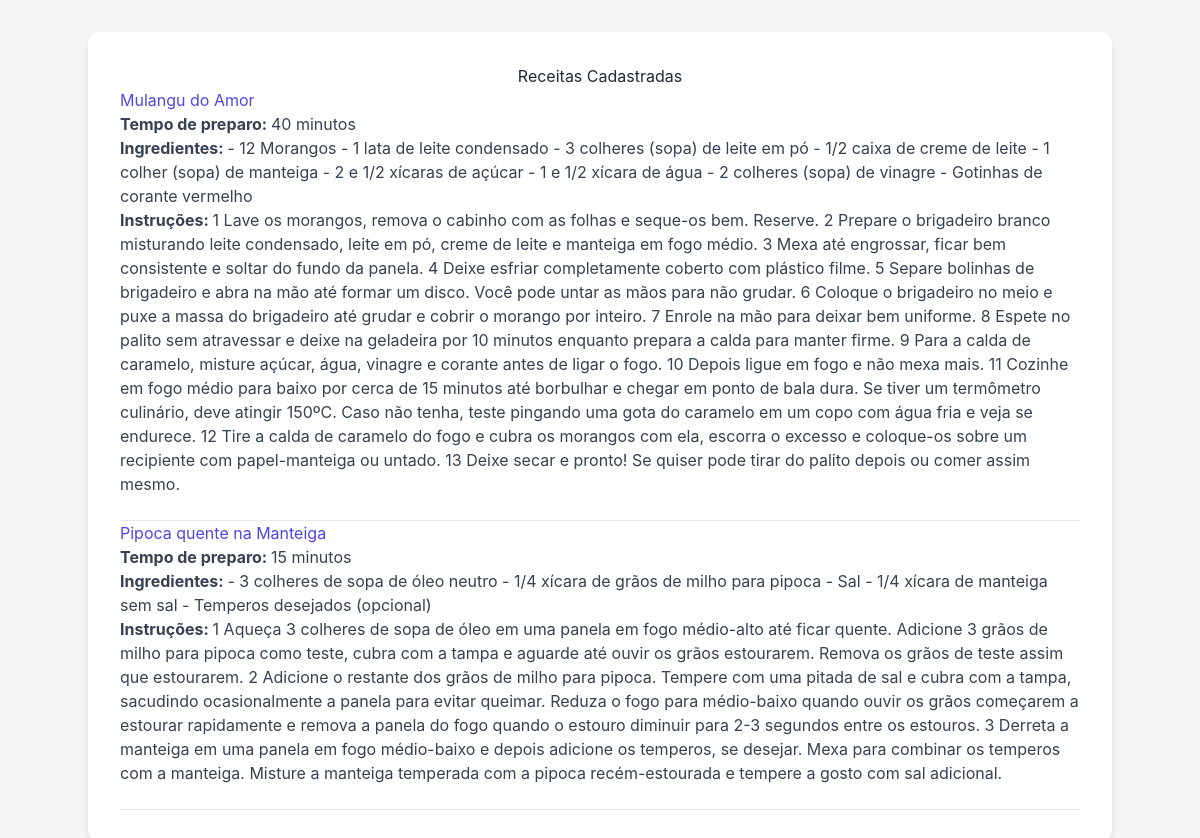
Page /recipes/ on the earlier database version.
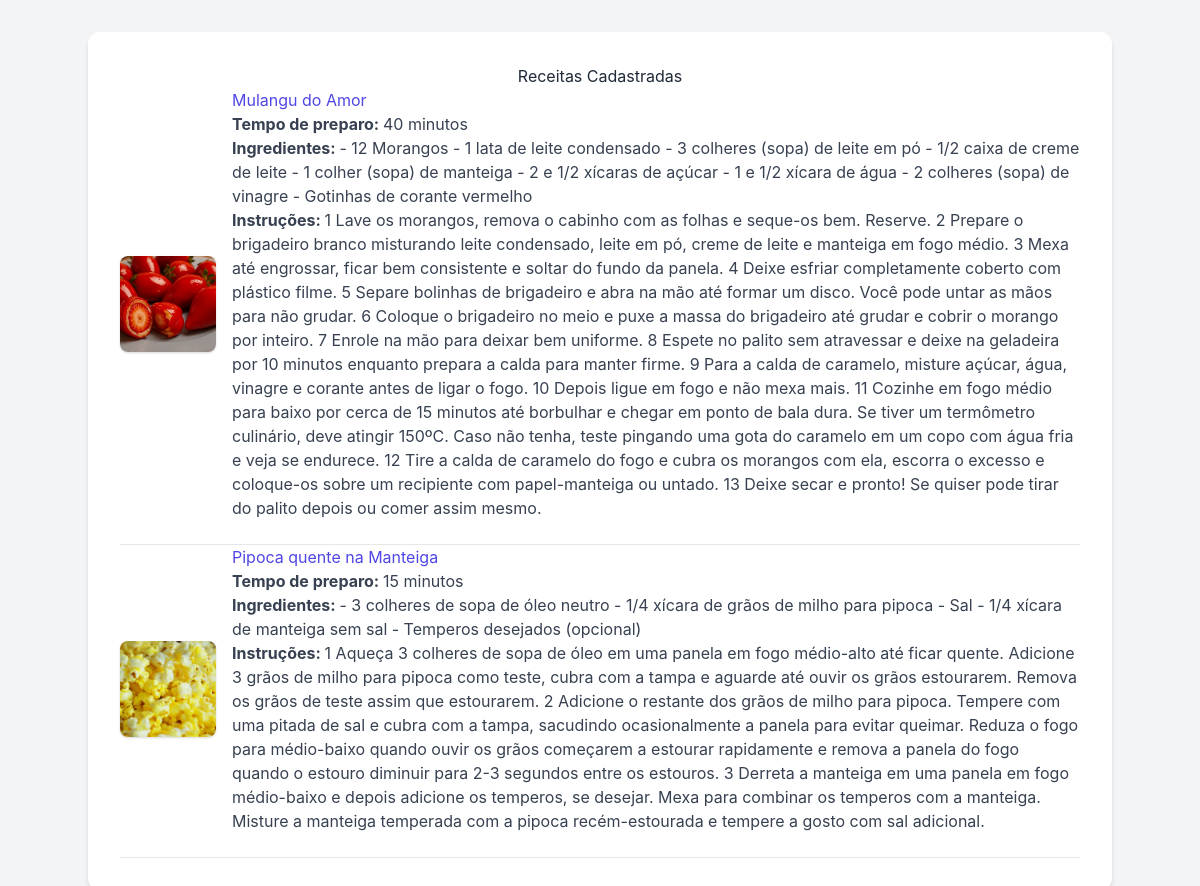
Same page on the later database version.
### recipes/models.py (models this page shows, shortened)
class Recipe(models.Model):
    title = models.CharField(max_length=200)
    ingredients = models.TextField()
    instructions = models.TextField()
    cooking_time = models.IntegerField(help_text="Tempo em minutos")
    image = models.ImageField(upload_to='recipes/', blank=True, null=True) #upload_to='recipes/' significa que as imagens serão salvas em MEDIA_TOOR/recipes
    class Meta:
        verbose_name_plural = "Recipes"

### recipes/views.py (the view)
# urls.py: path('', views.recipe_list, name='recipe_list'), # Nova view para listar - Define a URL e nomeia ela como 'recipe_detail'
def recipe_list(request):
    recipes = Recipe.objects.all()
    return render(request, 'recipes/recipe_list.html', {'recipes':recipes})

### recipes/templates/recipes/recipe_list.html (shortened to what this page needs)
<!DOCTYPE html>
<html lang="pt-br">
<head>
    <script src="https://cdn.tailwindcss.com"></script>
</head>
<body>
    <div class="container">
        <h1>Receitas Cadastradas</h1>
        {% for recipe in recipes %}
            <div class="recipe-item">
                {% if recipe.image %}
                    <img src="{{ recipe.image.url }}" alt="">
                {% endif %}
                <div class="recipe-content">
                    <h2><a href="{% url 'recipe_detail' recipe.pk %}">{{ recipe.title }}</a></h2>
                    <p><strong>Tempo de preparo: </strong>{{ recipe.cooking_time }} minutos</p>
                    <p><strong>Ingredientes: </strong> {{  recipe.ingredients  }}</p>
                    <p><strong>Instruções: </strong> {{  recipe.instructions  }}</p>
                </div>
            </div>
            <hr>
        {% empty %}
            <p class="empty-message">Nenhuma receita cadastrada.</p>
        {% endfor %}
    </div>
</body>
</html>

### recipes/templates/recipes/recipe_list.html (style rules this page uses)
body { font-family:'Inter', sans-serif; background-color: #f3f4f6; color: #374151; line-height: 1.6;; }
.container { max-width: 800px; margin: 2rem auto; padding: 2rem; background-color: #ffffff; border-radius: 0.75rem; ; box-shadow: 0 4px 6px -1px rgba(0, 0, 0 , 0.1), 0 2px 4px -1px rgba(0, 0, 0, 0.06); }
h1 { color: #1f2937; font-size: 2.25rem; ; font-weight: 700; ; margin-bottom: 1.5rem; text-align: center; }
.recipe-item { display: flex; align-items: center; gap: 1rem; margin-bottom: 1.5rem; }
.recipe-item img { width: 96px; height: 96px; object-fit: cover; border-radius: 0.5rem; box-shadow: 0 1px 3px 0 rgba(0, 0, 0, 0.1), 0 1px 2px rgba(0, 0, 0, 0.06); }
.recipe-content { flex-grow: 1; }
h2 { color: #1f2937; font-size: 1.5rem; font-weight: 600; margin-top: 0; margin-bottom: 0.75rem; }
h2 a { color: #4f46e5; text-decoration: none; transition: color 0.2s ease-in-out; }
p { margin-bottom: 0.5rem; }
strong { font-weight: 600; }
hr { border-top: 1px solid #e5e7eb; margin-top: 1.5rem; margin-bottom: 1.5rem; }

Differences in the rows shown:
changed Recipe "Mulangu do Amor": image: picture added
changed Recipe "Pipoca quente na Manteiga": image: picture added
